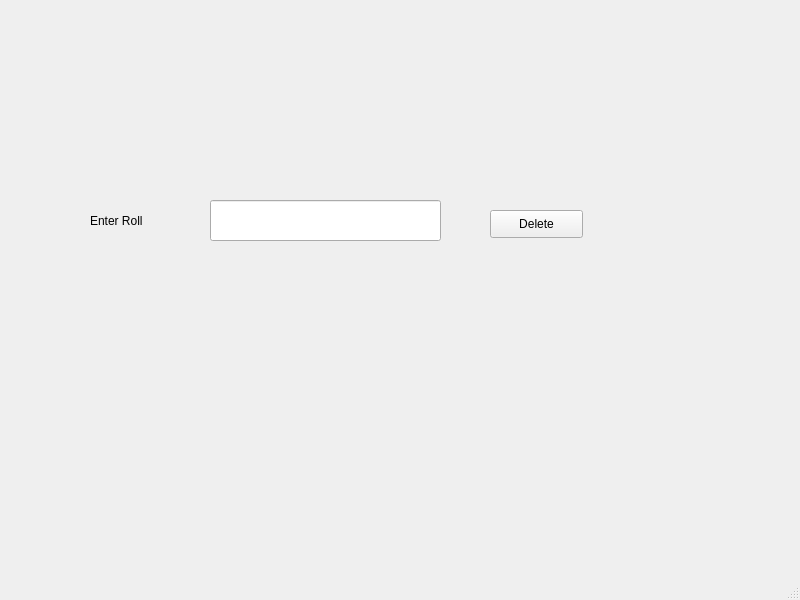
<?xml version="1.0" encoding="UTF-8"?>
<ui version="4.0">
 <class>Delete</class>
 <widget class="QMainWindow" name="Delete">
  <property name="geometry">
   <rect>
    <x>0</x>
    <y>0</y>
    <width>800</width>
    <height>600</height>
   </rect>
  </property>
  <property name="windowTitle">
   <string>MainWindow</string>
  </property>
  <widget class="QWidget" name="centralwidget">
   <widget class="QPushButton" name="delbutton">
    <property name="geometry">
     <rect>
      <x>490</x>
      <y>210</y>
      <width>93</width>
      <height>28</height>
     </rect>
    </property>
    <property name="text">
     <string>Delete</string>
    </property>
   </widget>
   <widget class="QLabel" name="roll">
    <property name="geometry">
     <rect>
      <x>90</x>
      <y>210</y>
      <width>81</width>
      <height>21</height>
     </rect>
    </property>
    <property name="text">
     <string>Enter Roll</string>
    </property>
   </widget>
   <widget class="QLineEdit" name="rolltext">
    <property name="geometry">
     <rect>
      <x>210</x>
      <y>200</y>
      <width>231</width>
      <height>41</height>
     </rect>
    </property>
   </widget>
  </widget>
  <widget class="QMenuBar" name="menubar">
   <property name="geometry">
    <rect>
     <x>0</x>
     <y>0</y>
     <width>800</width>
     <height>27</height>
    </rect>
   </property>
  </widget>
  <widget class="QStatusBar" name="statusbar"/>
 </widget>
 <resources/>
 <connections/>
</ui>
